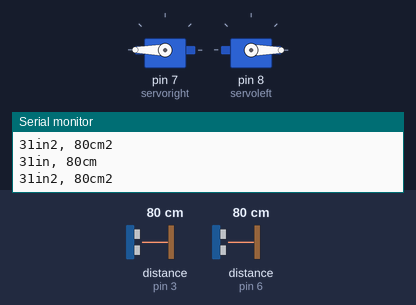
A sketch run on a simulated Arduino Uno, built with avr-gcc and run on an emulated ATmega328P. Parts: 2 × servo, the last lines printed to the serial monitor. Wiring (inferred from the names in the program): 2 × ultrasonic range finder: trigger pin 2, echo pin 3 / trigger pin 5, echo pin 6. Inputs (shaded band) come from the test bench; at power-on: distance to the obstacle (sensors on pin 3, pin 6) 80 cm. The echo pulse lasts 58.3 µs per cm.

Above: at 1.2 s.
1.3 s: distance to the obstacle (sensor on pin 3) set to 7 cm
2.8 s: distance to the obstacle (sensor on pin 3) set to 4 cm
At 3.3 s:
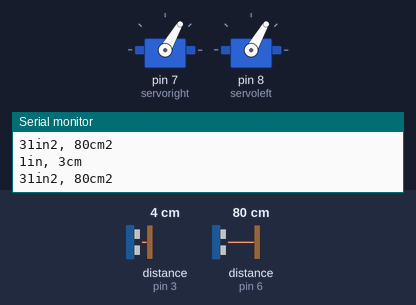
4.3 s: distance to the obstacle (sensor on pin 3) set to 2 cm
At 5.4 s:
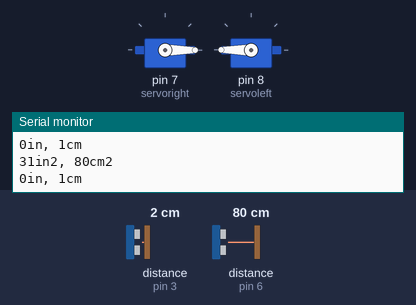
8.8 s: distance to the obstacle (sensor on pin 6) set to 2 cm
At 9.3 s:
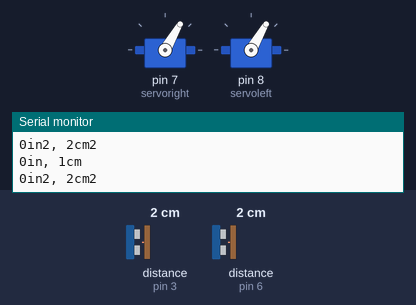
10.3 s: distance to the obstacle (sensor on pin 6) set to 7 cm
At 10.54 s:
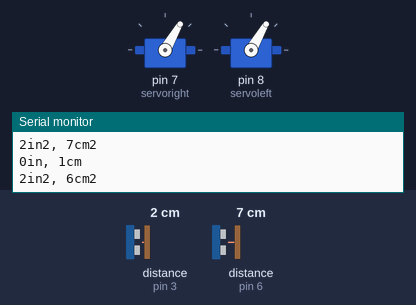
Timing chart, 0 to 14.3 s (numbered marks = the images above; inputs shaded):
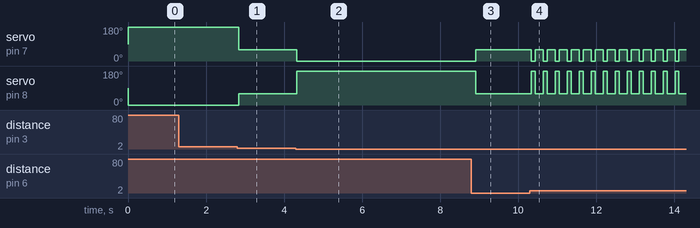

Measured:
- the behaviour switches between 6 and 5 cm on distance to the obstacle (sensor on pin 3) (found by bisection; images 0 and 1)
- after the input at 2.8 s, servo on pin 7 (servoright): 180° → 60° at once; servo on pin 8 (servoleft): 0° → 60° at once
- after the input at 4.3 s, servo on pin 7 (servoright): 60° → 0° at once; servo on pin 8 (servoleft): 60° → 180° at once
- after the input at 8.8 s, servo on pin 7 (servoright): 0° → 60° after 0.11 s; servo on pin 8 (servoleft): 180° → 60° after 0.11 s
- after the input at 10.3 s, servo on pin 7 (servoright): alternates 60° for 0.20 s and 0° for 0.10 s, starting at once; servo on pin 8 (servoleft): alternates 180° for 0.10 s and 60° for 0.20 s, starting at once

The sketch:

edgefollowingrover.ino
```cpp
#include <Servo.h>

const int pingPin = 2; // Trigger Pin of Ultrasonic Sensor
const int echoPin = 3; // Echo Pin of Ultrasonic Sensor
const int pingPin2 = 5; // Trigger2 Pin of Ultrasonic Sensor
const int echoPin2 = 6; // Echo2 Pin of Ultrasonic Sensor
//servo 1 = 7
Servo servoright; // pin 7
Servo servoleft; // pin8
void setup() {

   Serial.begin(9600); // Starting Serial Terminal
   servoright.attach(7);
 servoleft.attach(8);
}

void loop() {
   long duration, inches, cm;
   long duration2, inches2, cm2;

// sensor 2
    pinMode(pingPin2, OUTPUT);
    digitalWrite(pingPin2, LOW);
    delayMicroseconds(2);

    digitalWrite(pingPin2, HIGH);
   delayMicroseconds(10);
   digitalWrite(pingPin2, LOW);

    pinMode(echoPin2, INPUT);
   duration2 = pulseIn(echoPin2, HIGH);
   inches2 = microsecondsToInches(duration2);
   cm2 = microsecondsToCentimeters(duration2);

   //sensor 2
  pinMode(pingPin, OUTPUT);
  digitalWrite(pingPin, LOW);
  digitalWrite(pingPin, HIGH);
  digitalWrite(pingPin, LOW);
  pinMode(echoPin, INPUT);
  duration = pulseIn(echoPin, HIGH);
  inches = microsecondsToInches(duration);
  cm = microsecondsToCentimeters(duration);

if (cm <= 4){
servoright.write(0); //makes the rover move in a continuous straight line
  servoleft.write(180);

 if(cm >=3){
servoright.write(60);  //makes the rover turn in a circle so as to look for the path again
servoleft.write(60);
  }

}

else{
servoright.write(180); //makes the rover move in a continuous straight line
servoleft.write(0);
}


if (cm2 <7){
servoright.write(60);  //makes the rover turn in a circle so as to look for the path again
servoleft.write(60);
}

  Serial.print(inches);
   Serial.print("in, ");
   Serial.print(cm);
   Serial.print("cm");
Serial.println();

   Serial.print(inches2);
   Serial.print("in2, ");
      Serial.print(cm2);
   Serial.print("cm2");
   Serial.println();
  delay(100);

}
long microsecondsToInches(long microseconds) {
   return microseconds / 74 / 2;
}

long microsecondsToCentimeters(long microseconds) {
   return microseconds / 29 / 2;
}
```
